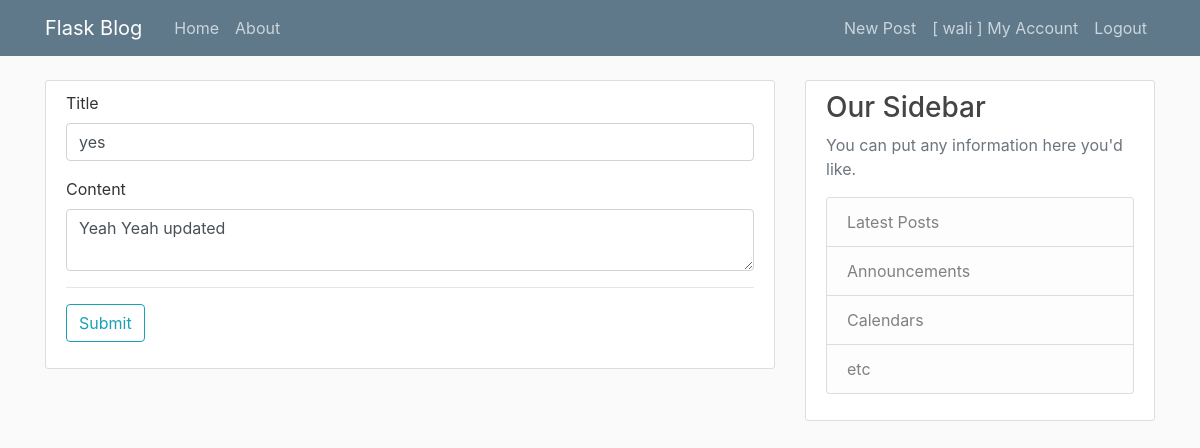
/post/12/update (signed in), run on the app's committed database.
### flaskblog/models.py (models this page shows, shortened)
class User (db.Model, UserMixin):
    id = db.Column(db.Integer, primary_key = True)
    username = db.Column(db.String(20), unique = True, nullable = False)
    email = db.Column(db.String(120), unique = True, nullable = False)
    password = db.Column(db.String(60), nullable = False)
    image = db.Column(db.String(20), nullable = False, default = "default.jpg")
    posts = db.relationship('Post', backref='author', lazy = True)

class Post (db.Model):
    id = db.Column(db.Integer, primary_key = True)
    title = db.Column(db.String(20), nullable = False)
    content = db.Column(db.String(200), nullable = False)
    date_posted = db.Column(db.DateTime, nullable = False, default=datetime.utcnow)
    userid = db.Column (db.Integer, db.ForeignKey('user.id'), nullable= False)

### flaskblog/routes.py (the view)
@app.route('/post/<int:post_id>/update', methods = ['GET', 'POST'])
@login_required
def Update_Blogpost(post_id):
    post = Post.query.get_or_404(post_id)
    if post.author != current_user:
        abort(403)
    form = NewPostForm()
    if form.validate_on_submit():
        post.title = form.title.data
        post.content = form.content.data
        db.session.commit()
        flash('Post Updated', category='success')
        return redirect(url_for('Blogpost', post_id = post.id))
    elif request.method == 'GET':
        form.title.data = post.title
        form.content.data = post.content
    return render_template('newpost.html', title = 'Update Post', form = form)

### flaskblog/forms.py
class NewPostForm(FlaskForm):
    title = StringField('Title', validators = [DataRequired()])
    content = TextAreaField('Content', validators = [ DataRequired()])
    submit = SubmitField('Submit')

### flaskblog/models.py (called while the page is built)
@login_manager.user_loader
def load_user(userid):
    return User.query.get(int(userid))

### flaskblog/templates/newpost.html (shortened to what this page needs)
{% extends "layout.html" %}
{% block contents %}
<div class="content-section">
    <form action="" method="post">
        <div class="form-group">
            {{ form.title.label(class="form-control-label") }}
            {% if form.title.errors: %}
                {{ form.title(class="form-control is-invalid") }}
                <span class="invalid-feedback">
                    {% for error in form.title.errors %}
                        {{error}}
                    {% endfor %}
                </span>
            {% else %}
                {{ form.title(class="form-control") }}
            {% endif %}
        </div>
        <div class="form-group">
            {{ form.content.label(class="form-control-label") }}
            {% if form.content.errors: %}
                {{ form.content(class="form-control is-invalid") }}
                <span class="invalid-feedback">
                    {% for error in form.content.errors %}
                        {{error}}
                    {% endfor %}
                </span>
            {% else %}
                {{ form.content(class="form-control") }}
            {% endif %}
        </div>
        <hr>
        <div class="form-group">
            {{ form.submit(class="btn btn-outline-info") }}
        </div>
    </form>
</div>
{% endblock contents%}

### flaskblog/templates/layout.html (shortened to what this page needs)
<!DOCTYPE html>
<html>
<head>
    <link rel="stylesheet" href="https://cdn.jsdelivr.net/npm/bootstrap@4.5.3/dist/css/bootstrap.min.css"
>
    <link rel='stylesheet' type='text/css' media='screen' href="{{ url_for('static', filename='main.css' ) }}">
</head>
<body>
    <header class="site-header">
        <nav class="navbar navbar-expand-md navbar-dark bg-steel fixed-top">
          <div class="container">
            <a class="navbar-brand mr-4" href="/">Flask Blog</a>
            <div class="collapse navbar-collapse" id="navbarToggle">
              <div class="navbar-nav mr-auto">
                <a class="nav-item nav-link" href="{{ url_for('home') }}">Home</a>
                <a class="nav-item nav-link" href="{{ url_for('about') }}">About</a>
              </div>
              <div class="navbar-nav">
                {% if not current_user.is_authenticated %}
                  <a class="nav-item nav-link" href="{{ url_for('login') }}">Login</a>
                  <a class="nav-item nav-link" href="{{ url_for('register') }}">Register</a>
                {% else %}
                  <a class="nav-item nav-link" href="{{ url_for('newPost') }}">New Post</a>
                  <a class="nav-item nav-link" href="{{ url_for('account') }}">[ {{ current_user.username }} ] My Account</a>
                  <a class="nav-item nav-link" href="{{ url_for('logout') }}">Logout</a>
                {% endif%}
              </div>
            </div>
          </div>
        </nav>
      </header>
      <main role="main" class="container">
        <div class="row">
          <div class="col-md-8">
            {% block contents %}{% endblock contents %}
          </div>
          <div class="col-md-4">
            <div class="content-section">
              <h3>Our Sidebar</h3>
              <p class='text-muted'>You can put any information here you'd like.
                <ul class="list-group">
                  <li class="list-group-item list-group-item-light">Latest Posts</li>
                  <li class="list-group-item list-group-item-light">Announcements</li>
                  <li class="list-group-item list-group-item-light">Calendars</li>
                  <li class="list-group-item list-group-item-light">etc</li>
                </ul>
              </p>
            </div>
          </div>
        </div>
      </main>
</body>
</html>

### flaskblog/static/main.css (style rules this page uses)
body { background: #fafafa; color: #333333; margin-top: 5rem; }
h1, h2, h3, h4, h5, h6 { color: #444444; }
.bg-steel { background-color: #5f788a; }
.site-header .navbar-nav .nav-link { color: #cbd5db; }
.content-section { background: #ffffff; padding: 10px 20px; border: 1px solid #dddddd; border-radius: 3px; margin-bottom: 20px; }

### data on the page
User: username "wali"
Post: title "yes", content "Yeah Yeah updated"
